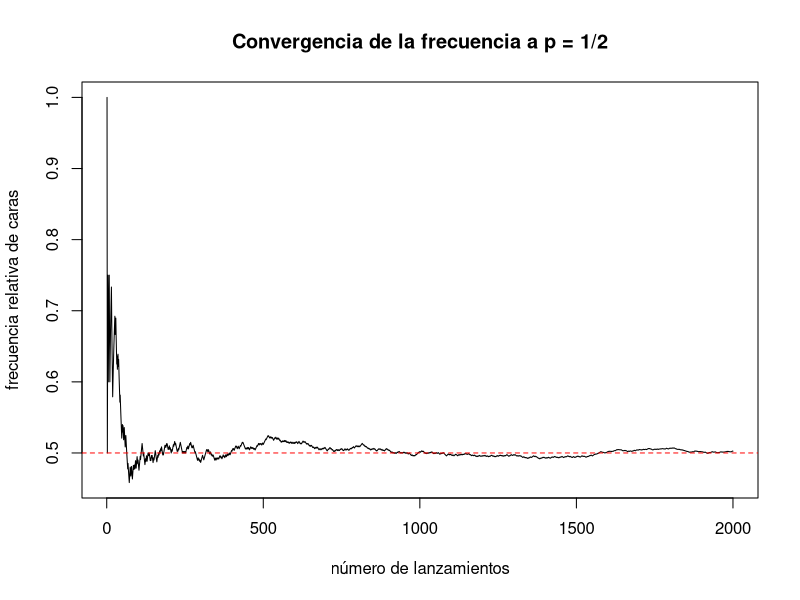

Write R code to recreate this figure.
## ---- chunk 1
#| label: fig-lgn-moneda
#| fig-cap: "Convergencia de la frecuencia relativa de caras a p = 1/2"
set.seed(1)
n_max <- 2000
lanzamientos <- sample(c(1, 0), n_max, replace = TRUE)  # 1 = cara
frecuencia_acumulada <- cumsum(lanzamientos) / seq_len(n_max)

plot(frecuencia_acumulada, type = "l",
     xlab = "número de lanzamientos", ylab = "frecuencia relativa de caras",
     main = "Convergencia de la frecuencia a p = 1/2")
abline(h = 0.5, col = "red", lty = 2)
